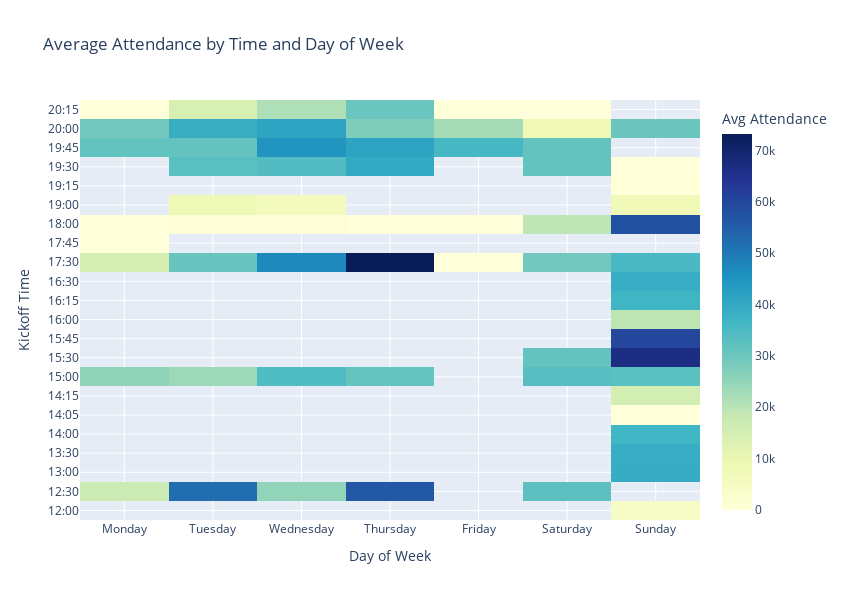

The notebook cell this image was saved under:
### Code cell
heatmap_data = df.groupby(['Time', 'Day of Week'])['Attendance'].mean().unstack()

# Sort days manually
day_order = ['Monday', 'Tuesday', 'Wednesday', 'Thursday', 'Friday', 'Saturday', 'Sunday']
heatmap_data = heatmap_data[day_order]

# interactive heatmap
fig = go.Figure(data=go.Heatmap(
    z=heatmap_data.values,
    x=heatmap_data.columns,
    y=heatmap_data.index,
    colorscale='YlGnBu',
    colorbar=dict(title='Avg Attendance'),
    hovertemplate='Day: %{x}<br>Time: %{y}<br>Attendance: %{z:.0f}<extra></extra>'
))

fig.update_layout(
    title='Average Attendance by Time and Day of Week',
    xaxis_title='Day of Week',
    yaxis_title='Kickoff Time',
    height=600,
    width=850
)

fig.show()

fig.write_html("interactive_attendance_heatmap_clickable.html")

### Figure 1 — Plotly figure (JSON) as saved in the notebook; plotly's stock layout.template omitted (floating-point values rounded to 4 significant figures; data arrays with more than 128 entries replaced by an {"elided": "..."} marker saying what was removed)
{"data": [{"colorbar": {"title": {"text": "Avg Attendance"}}, "colorscale": [[0, "rgb(255,255,217)"], [0.125, "rgb(237,248,177)"], [0.25, "rgb(199,233,180)"], [0.375, "rgb(127,205,187)"], [0.5, "rgb(65,182,196)"], [0.625, "rgb(29,145,192)"], [0.75, "rgb(34,94,168)"], [0.875, "rgb(37,52,148)"], [1, "rgb(8,29,88)"]], "hovertemplate": "Day: %{x}<br>Time: %{y}<br>Attendance: %{z:.0f}<extra></extra>", "type": "heatmap", "x": ["Monday", "Tuesday", "Wednesday", "Thursday", "Friday", "Saturday", "Sunday"], "y": ["12:00", "12:30", "13:00", "13:30", "14:00", "14:05", "14:15", "15:00", "15:30", "15:45", "16:00", "16:15", "16:30", "17:30", "17:45", "18:00", "19:00", "19:15", "19:30", "19:45", "20:00", "20:15"], "z": {"elided": "22x7 float values"}}], "layout": {"height": 600, "title": {"text": "Average Attendance by Time and Day of Week"}, "width": 850, "xaxis": {"title": {"text": "Day of Week"}}, "yaxis": {"title": {"text": "Kickoff Time"}}}}
